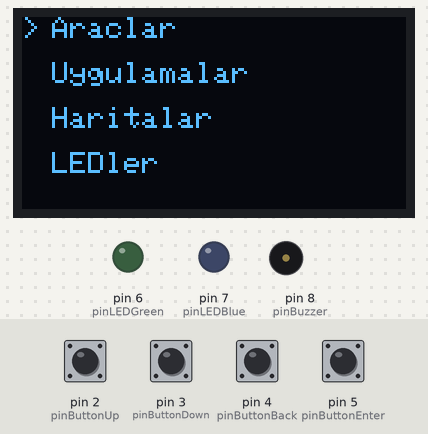
A sketch run on a simulated Arduino Uno, built with avr-gcc and run on an emulated ATmega328P. Parts: 128×64 one-colour display, output pins drawn as LEDs (lit = HIGH), buzzer (waves = sounding). The test bench sets the inputs (shaded band); at power-on: pin 2 (pinButtonUp), pin 3 (pinButtonDown), pin 4 (pinButtonBack), pin 5 (pinButtonEnter) HIGH.

Above: at 1.2 s.
1.3 s: pin 2 (pinButtonUp) pulled LOW for 0.15 s
At 2.5 s:
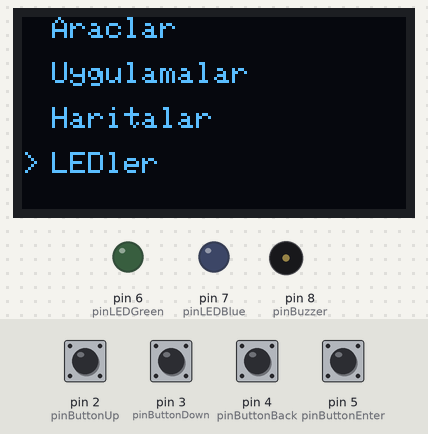
3.0 s: pin 5 (pinButtonEnter) pulled LOW for 1 s
At 5.2 s:
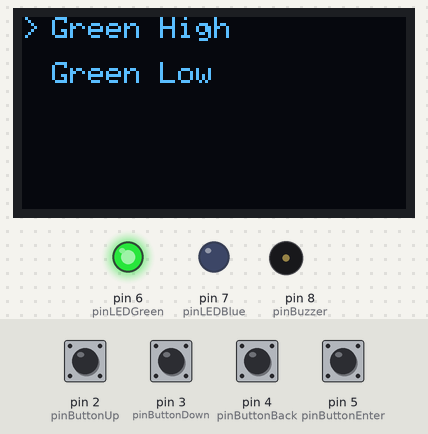
5.5 s: pin 4 (pinButtonBack) pulled LOW for 1 s
At 5.97 s:
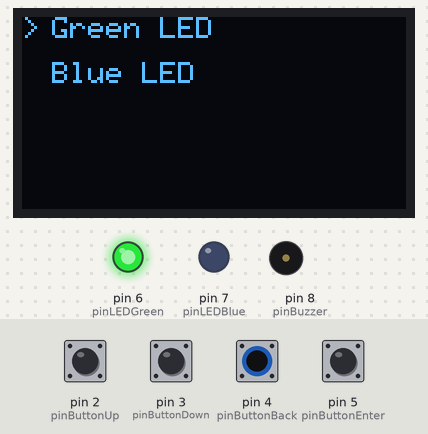
8.0 s: pin 3 (pinButtonDown) pulled LOW for 1 s
At 9.9 s:
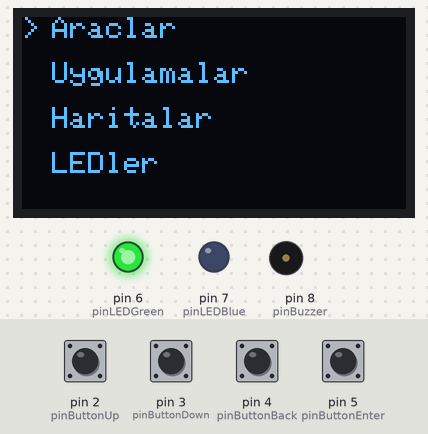
10.7 s: pin 2 (pinButtonUp) driven LOW and pin 5 (pinButtonEnter) driven LOW
At 11.82 s:
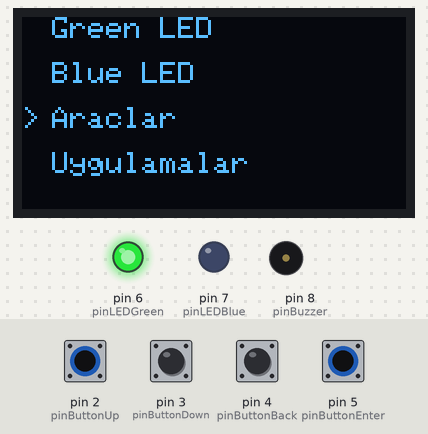
13.5 s: pin 4 (pinButtonBack) pulled LOW for 1 s
At 15.43 s:
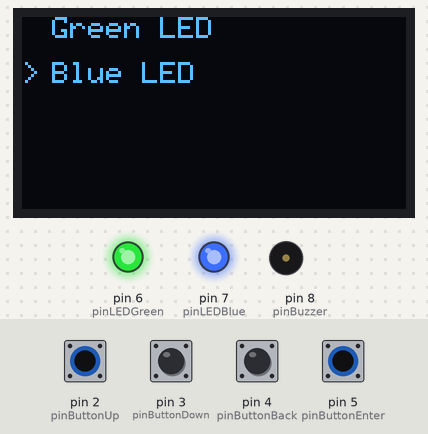
Timing chart, 0 to 17.0 s (numbered marks = the images above; inputs shaded):
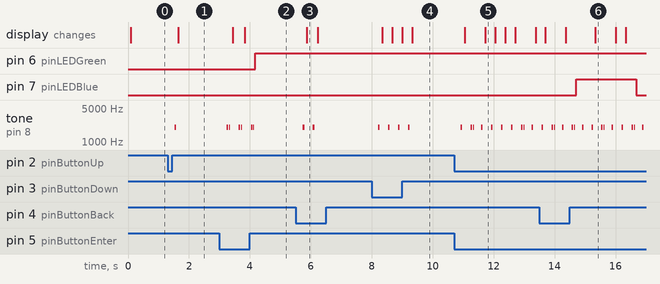

Measured:
- after the input at 1.3 s, tone on pin 8 (pinBuzzer): silent → 2000 Hz after 0.23 s, → silent 0.05 s later; the display: changes after 0.35 s (image 1)
- after the input at 3.0 s, pin 6 (pinLEDGreen): LOW → HIGH after 1.2 s; tone on pin 8 (pinBuzzer): silent → 2000 Hz after 0.24 s, then repeats every 0.40 s: silent 0.03 s, 2000 Hz 0.03 s, silent 0.29 s, 2000 Hz 0.05 s, until it stays silent from 4.1 s; the display: first changes after 0.44 s (image 2 shows a later state)
- after the input at 5.5 s, tone on pin 8 (pinBuzzer): alternates 2000 Hz for 0.05 s and silent for 0.28 s, 4 changes in all, then stays silent, starting after 0.24 s; the display: changes after 0.37 s (image 3)
- after the input at 8.0 s, tone on pin 8 (pinBuzzer): alternates 2000 Hz for 0.05 s and silent for 0.28 s, 8 changes in all, then stays silent, starting after 0.21 s; the display: first changes after 0.34 s (image 4 shows a later state)
- after the input at 10.7 s, tone on pin 8 (pinBuzzer): plays 2000 Hz for 0.05 s, 2000 Hz for 0.05 s, 2000 Hz for 0.03 s, 2000 Hz for 0.05 s, 2000 Hz for 0.05 s, 2000 Hz for 0.05 s … (10 notes in this stretch), starting after 0.22 s; the display: first changes after 0.35 s (image 5 shows a later state)

The sketch:

OLED_Menu.ino
```cpp
#include <SPI.h>
#include <Wire.h>
#include <Adafruit_GFX.h>
#include <Adafruit_SSD1306.h>

#define SCREEN_WIDTH 128  // OLED display width, in pixels
#define SCREEN_HEIGHT 64  // OLED display height, in pixels

// Declaration for an SSD1306 display connected to I2C (SDA, SCL pins)
#define OLED_RESET 4  // Reset pin # (or -1 if sharing Arduino reset pin)
Adafruit_SSD1306 display(SCREEN_WIDTH, SCREEN_HEIGHT, &Wire, OLED_RESET);

// Button pins
int pinButtonUp = 2;
int pinButtonDown = 3;
int pinButtonBack = 4;
int pinButtonEnter = 5;

// LED pins
int pinLEDGreen = 6;
int pinLEDBlue = 7;

// Buzzer pin
int pinBuzzer = 8;

// Button values
int valButtonDown = 0;
int valButtonUp = 0;
int valButtonEnter = 0;
int valButtonBack = 0;

// Other constant and variables
int cursorPos = 0;
int numPage = 0;

int pixelsPerRow = 15;
int menuRowCount = 0;

// Menu names
char *menuMain[] = { "Araclar", "Uygulamalar", "Haritalar", "LEDler" };
char *menuLEDler[] = { "Green LED", "Blue LED" };
char *menuLEDGreen[] = { "Green High", "Green Low" };
char *menuLEDBlue[] = { "Blue High", "Blue Low" };


void setup() {
  // Start display
  display.begin(SSD1306_SWITCHCAPVCC, 0x3C);

  // Pin modes declaration
  pinMode(pinButtonDown, INPUT_PULLUP);
  pinMode(pinButtonUp, INPUT_PULLUP);
  pinMode(pinButtonEnter, INPUT_PULLUP);
  pinMode(pinButtonBack, INPUT_PULLUP);
  pinMode(pinLEDGreen, OUTPUT);
  pinMode(pinLEDBlue, OUTPUT);
  pinMode(pinBuzzer, OUTPUT);
}

void loop() {
  // Button values
  valButtonDown = digitalRead(pinButtonDown);
  valButtonUp = digitalRead(pinButtonUp);
  valButtonEnter = digitalRead(pinButtonEnter);
  valButtonBack = digitalRead(pinButtonBack);

  // Check page number
  switch (numPage) {
    case 0:
      menu_populator(menuMain);
      menuRowCount = 4;
      break;
    case 1:
      menu_populator(menuLEDler);
      menuRowCount = 2;
      break;
    case 2:
      menu_populator(menuLEDGreen);
      menuRowCount = 2;
      break;
    case 3:
      menu_populator(menuLEDBlue);
      menuRowCount = 2;
      break;
  }

  //Create menus
  menu_creator();
}

// Buzzer
void buzzer(bool menu) {
  if (menu == true) {
    tone(pinBuzzer, 2000);
    delay(50);
    noTone(pinBuzzer);
    delay(50);
  } else {
    tone(pinBuzzer, 2000);
    delay(50);
    noTone(pinBuzzer);
    delay(30);
    tone(pinBuzzer, 2000);
    delay(30);
    noTone(pinBuzzer);
    delay(30);
  }
}

void menu_populator(char *menu_name_list[]) {
  display.clearDisplay();

  display.setTextSize(1);
  display.setTextColor(WHITE);
  display.cp437(true);

  // Populating menu items to screen
  for (int i = 0; i < menuRowCount; i++) {
    display.setCursor(10, pixelsPerRow * i);
    display.print(menu_name_list[i]);
  }

  // Menu walker buy up and down buttons
  if (valButtonDown == 0) {
    delay(200);
    cursorPos = cursorPos + pixelsPerRow;
    buzzer(true);
    if (cursorPos > ((menuRowCount - 1) * pixelsPerRow)) {
      cursorPos = 0;
    }
  }

  if (valButtonUp == 0) {
    delay(200);
    cursorPos = cursorPos - pixelsPerRow;
    buzzer(true);
    if (cursorPos < 0) {
      cursorPos = ((menuRowCount - 1) * pixelsPerRow);
    }
  }

  // Placing cursor symbol
  display.setCursor(0, cursorPos);
  display.print(">");

  // Showing items on screen
  display.display();
}

void menu_creator() {
  // Enter button
  if (valButtonEnter == 0) {
    // LED's menu
    if (numPage == 0 && cursorPos == 45) {
      delay(200);
      numPage = 1;
      buzzer(false);
      menu_populator(menuLEDler);
      cursorPos = 0;
    }
    // Green LED menu
    else if (numPage == 1 && cursorPos == 0) {
      delay(200);
      numPage = 2;
      buzzer(false);
      menu_populator(menuLEDGreen);
      cursorPos = 0;
    }
    // Green LED menu, Green High
    else if (numPage == 2 && cursorPos == 0) {
      delay(200);
      buzzer(false);
      digitalWrite(pinLEDGreen, HIGH);
    }
    // Green LED menu, Green Low
    else if (numPage == 2 && cursorPos == 15) {
      delay(200);
      buzzer(false);
      digitalWrite(pinLEDGreen, LOW);
    }
    // Blue LED menu
    else if (numPage == 1 && cursorPos == 15) {
      delay(200);
      numPage = 3;
      buzzer(false);
      menu_populator(menuLEDBlue);
      cursorPos = 0;
    }
    // Blue LED menu, Blue High
    else if (numPage == 3 && cursorPos == 0) {
      delay(200);
      buzzer(false);
      digitalWrite(pinLEDBlue, HIGH);
    }
    // Blue LED menu, Blue Low
    else if (numPage == 3 && cursorPos == 15) {
      delay(200);
      buzzer(false);
      digitalWrite(pinLEDBlue, LOW);
    }
  }

  // Back button
  if (valButtonBack == 0) {
    // While in LED's menu
    if (numPage == 1) {
      delay(200);
      numPage = 0;
      buzzer(true);
      cursorPos = 0;
    }
    // While in Green LED menu
    else if (numPage == 2) {
      delay(200);
      numPage = 1;
      buzzer(true);
      cursorPos = 0;
    }
    // While in Blue LED menu
    else if (numPage == 3) {
      delay(200);
      numPage = 1;
      buzzer(true);
      cursorPos = 0;
    }
  }
}
```
